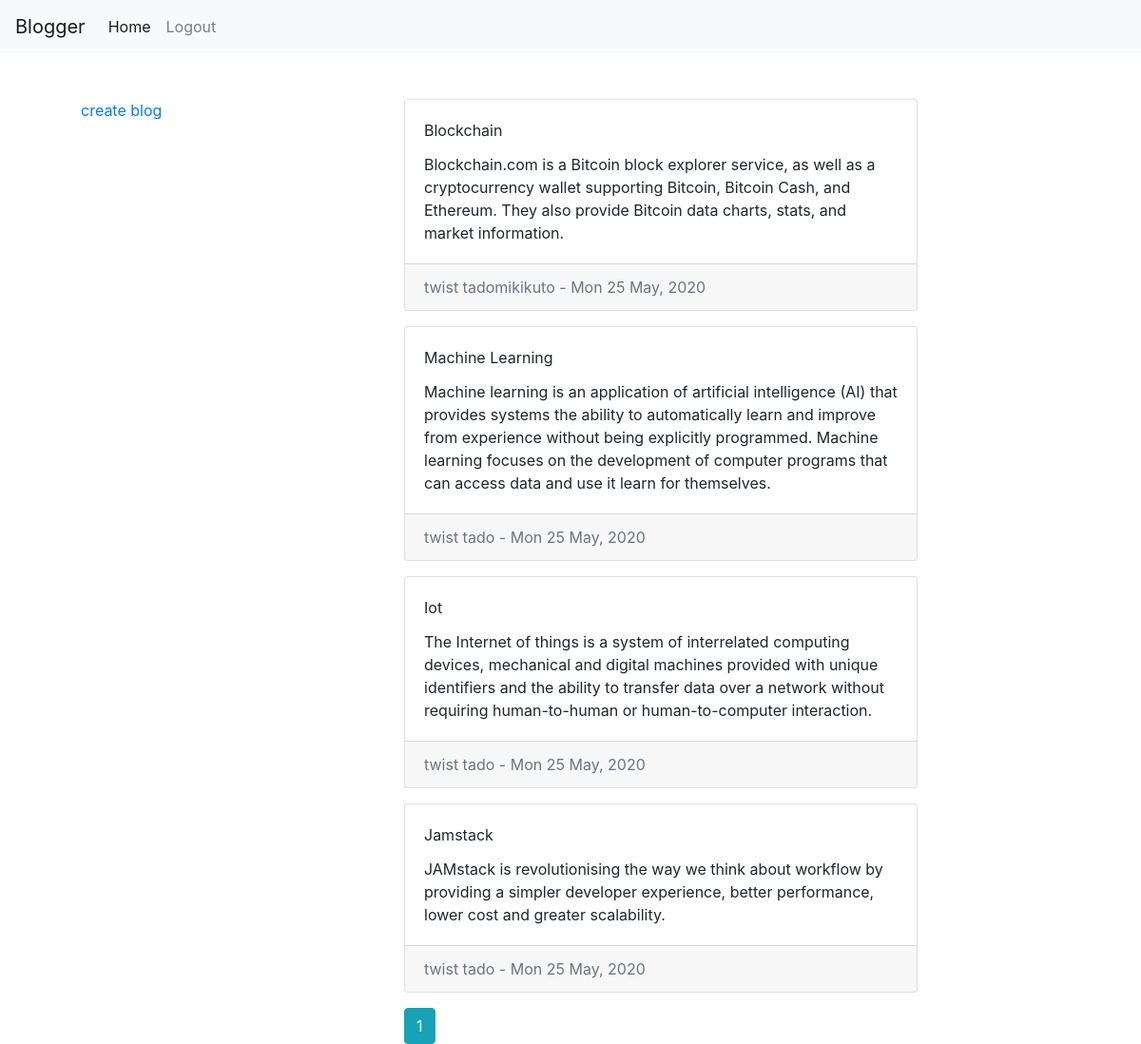
Page /home (signed in) on the committed database.
### blog_app/model.py (models this page shows, shortened)
class Blog(db.Model):
    id = db.Column(db.INTEGER, primary_key=True, autoincrement=True)
    title = db.Column(db.TEXT, nullable=False)
    content = db.Column(db.TEXT, nullable=False)
    date_posted = db.Column(db.DATETIME, nullable=False, default=datetime.utcnow())
    author = db.Column(db.INTEGER, db.ForeignKey('users.id'), nullable=False)

class Users(db.Model, UserMixin):
    id = db.Column(db.INTEGER, primary_key=True, autoincrement=True)
    name = db.Column(db.String(50), nullable=False)
    email = db.Column(db.TEXT, nullable=False, unique=True)
    password = db.Column(db.TEXT, nullable=True)
    date_created = db.Column(db.DATETIME, nullable=False, default=datetime.utcnow())
    blog = db.relationship('Blog', backref='writer', lazy=True)

### blog_app/user.py (the view)
@app.route('/', methods=['GET'])
@app.route('/home', methods=['GET'])
def home():
    page = request.args.get('page', type=int, default=1)
    blogs = Blog.query.order_by(Blog.date_posted.desc()).paginate(page=page, per_page=5)
    return render_template('user/home.html', blogs=blogs)

### blog_app/model.py (called while the page is built)
@login_manager.user_loader
def load_user(user_id):
    return Users.query.get(int(user_id))

### blog_app/templates/user/home.html
{% extends('base.html') %}
{% block content %}
    <div>
        {% for blog in blogs.items %}
            <div class="card mb-3">
                <div class="card-body">
                    <div class="card-title text-capitalize">{{ blog.title }}</div>
                    <div class="card-text">
                        {{ blog.content }}
                    </div>
                </div>
                <div class="card-footer text-muted">
                    {{ blog.writer.name }} - <time>{{ blog.date_posted.strftime('%a %d %b, %Y') }}</time>
                </div>
            </div>
        {% endfor %}
        {% for page_num in blogs.iter_pages() %}
            {% if page_num %}
                {% if blogs.page == page_num %}
                    <a class="btn btn-info" href="{{ url_for('home', page=page_num) }}">{{ page_num }}</a>
                {% else %}
                    <a class="btn btn-outline-info" href="{{ url_for('home', page=page_num) }}">{{ page_num }}</a>
                {% endif %}
            {% endif %}
        {% endfor %}
    </div>
{% endblock %}

### rows in the picture
Blog: title "Blockchain", content "Blockchain.com is a Bitcoin block explorer service, as well as a cryptocurrency wallet supporting Bitcoin, Bitcoin Cash, and Ethereum. They also provide Bitcoin data charts, stats, and market information.", writer.name "twist tadomikikuto", date_posted "Mon 25 May, 2020"
Blog: title "Machine Learning", content "Machine learning is an application of artificial intelligence (AI) that provides systems the ability to automatically learn and improve from experience without being explicitly programmed. Machine learning focuses on the development of computer programs that can access data and use it learn for themselves.", writer.name "twist tado", date_posted "Mon 25 May, 2020"
Blog: title "Iot", content "The Internet of things is a system of interrelated computing devices, mechanical and digital machines provided with unique identifiers and the ability to transfer data over a network without requiring human-to-human or human-to-computer interaction.", writer.name "twist tado", date_posted "Mon 25 May, 2020"
Blog: title "Jamstack", content "JAMstack is revolutionising the way we think about workflow by providing a simpler developer experience, better performance, lower cost and greater scalability.", writer.name "twist tado", date_posted "Mon 25 May, 2020"

### other values in the picture
{{ page_num }} "1"
